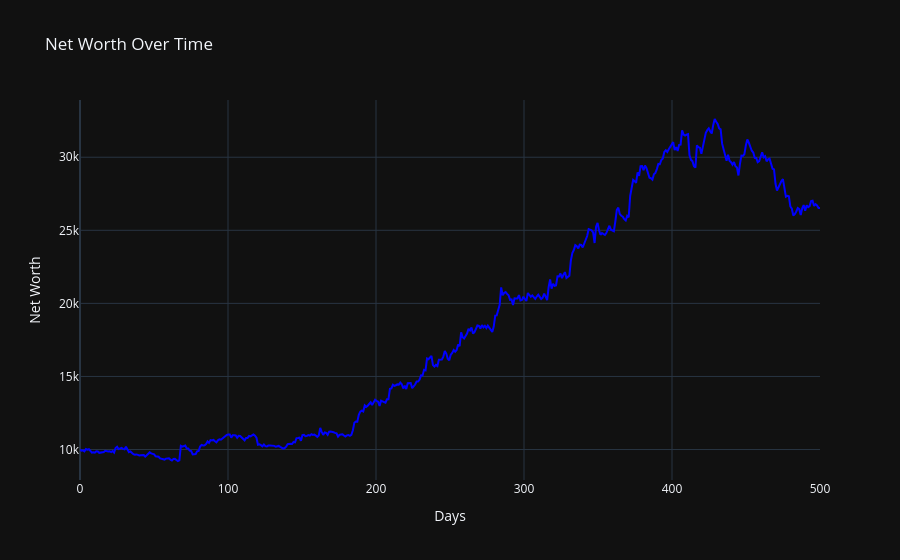

Here is the notebook cell this chart was saved with:
### Code cell
# Dictionary to store test data and predictions


# Load the test data
# Normalization layer (reusing the one from training)
# Initialize the broker
broker = MockBroker(cash, price)



for i in range(days):
    print(f"--- Day {i} ---")
    predictions = []

    nifty_symbols = [symbol for symbol in nifty_symbols if broker.blacklistedstocks.get(symbol, 0) != 3]


    for symbol in nifty_symbols:
        predictions.append((symbol, data_pred[symbol][i][0]))

    # Sort the predictions by the prediction value
    predictions.sort(key=lambda x: x[1], reverse=True)

    # Get the top 3 symbols with the highest prediction values
    top_3_symbols = predictions[:3]
    print(top_3_symbols)
    broker.sell_off_if_thres_blacklist(i,loss_thres, blacklist_thres)


    for symbol, prediction in top_3_symbols[:1]:
        current_price = price[symbol][i]
        qty = np.floor(broker.Balance / (current_price))
        if prediction > threshold:
            broker.buy(symbol, current_price, qty)

    print(broker.holdings)


x = np.linspace(0, days, days)  # 100 points between 0 and 10
y = broker.networth

fig = go.Figure()

# Add a line plot to the figure
fig.add_trace(go.Scatter(
    x=x,
    y=y,
    mode='lines',
    name='Net Worth',  # Legend label
    line=dict(color='blue', width=2)  # Line styling
))

# Add title and labels to the plot
fig.update_layout(
    title='Net Worth Over Time',
    xaxis_title='Days',
    yaxis_title='Net Worth',
    template='plotly_dark'  # Optional: Add a dark theme for the plot
)

# Show the plot
fig.show()

print(broker)

### Figure 1 — Plotly figure (JSON) as saved in the notebook; plotly's stock layout.template omitted (floating-point values rounded to 4 significant figures; data arrays with more than 128 entries replaced by an {"elided": "..."} marker saying what was removed)
{"data": [{"line": {"color": "blue", "width": 2}, "mode": "lines", "name": "Net Worth", "type": "scatter", "x": {"elided": "500 float values"}, "y": {"elided": "500 float values"}}], "layout": {"title": {"text": "Net Worth Over Time"}, "xaxis": {"title": {"text": "Days"}}, "yaxis": {"title": {"text": "Net Worth"}}}}
